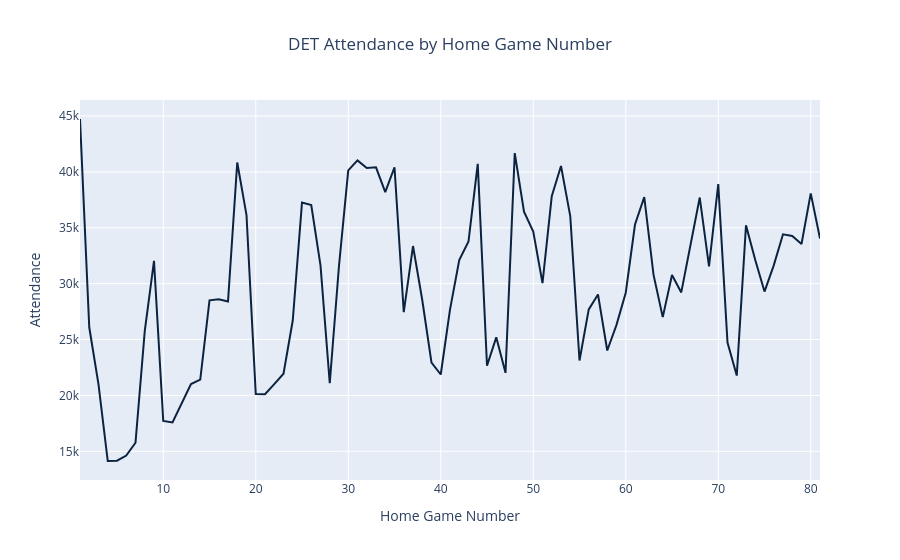

Source (notebook cell):
### Markdown cell above
### Line Chart

A simple line chart is a great place to start both when working with a new charts library and a new data set. Earlier, I mentioned each team plays about 81 home games and that I numbered these using `game_number` to make sure there was no strange distribution of games between months.

To create a line chart using plotly, you can use `px.line()` and supply it the dataframe, x, and y values. I've also set the line to adjust its color to be the same as the team's primary color, and set a few labels as well. For more information on what you can do with line charts, refer to the [line chart documentation](https://plotly.com/python/line-charts/).

### Code cell
line_graph = px.line(team_df, x='game_number', y='attendance', color='home_team', color_discrete_map=get_team_colors([team]),
              labels={'game_number': 'Home Game Number', 'attendance': 'Attendance', 'home_team': 'Team'}, title=f'{team} Attendance by Home Game Number')
# hide legend, center title
line_graph.update_layout(showlegend=False, title_x=0.5)
line_graph.show()

### Figure 1 — Plotly figure (JSON) as saved in the notebook; plotly's stock layout.template omitted (floating-point values rounded to 4 significant figures)
{"data": [{"hovertemplate": "Team=DET<br>Home Game Number=%{x}<br>Attendance=%{y}<extra></extra>", "legendgroup": "DET", "line": {"color": "#0C2340", "dash": "solid"}, "marker": {"symbol": "circle"}, "mode": "lines", "name": "DET", "orientation": "v", "showlegend": true, "type": "scatter", "x": [1, 2, 3, 4, 5, 6, 7, 8, 9, 10, 11, 12, 13, 14, 15, 16, 17, 18, 19, 20, 21, 22, 23, 24, 25, 26, 27, 28, 29, 30, 31, 32, 33, 34, 35, 36, 37, 38, 39, 40, 41, 42, 43, 44, 45, 46, 47, 48, 49, 50, 51, 52, 53, 54, 55, 56, 57, 58, 59, 60, 61, 62, 63, 64, 65, 66, 67, 68, 69, 70, 71, 72, 73, 74, 75, 76, 77, 78, 79, 80, 81], "xaxis": "x", "y": [44735, 26098, 20981, 14132, 14156, 14616, 15769, 25754, 32043, 17712, 17581, 19321, 21016, 21422, 28509, 28613, 28407, 40844, 36138, 20136, 20115, 21013, 21937, 26701, 37256, 37031, 31640, 21092, 31602, 40132, 41034, 40343, 40413, 38199, 40418, 27449, 33368, 28540, 22929, 21872, 27676, 32120, 33780, 40718, 22657, 25198, 22019, 41681, 36438, 34671, 30051, 37820, 40528, 36053, 23124, 27697, 29033, 24018, 26313, 29192, 35290, 37741, 30810, 27008, 30770, 29216, 33467, 37709, 31538, 38912, 24733, 21775, 35216, 32115, 29292, 31639, 34415, 34267, 33554, 38079, 34042], "yaxis": "y"}], "layout": {"legend": {"title": {"text": "Team"}, "tracegroupgap": 0}, "showlegend": false, "title": {"text": "DET Attendance by Home Game Number", "x": 0.5}, "xaxis": {"anchor": "y", "domain": [0, 1], "title": {"text": "Home Game Number"}}, "yaxis": {"anchor": "x", "domain": [0, 1], "title": {"text": "Attendance"}}}}
